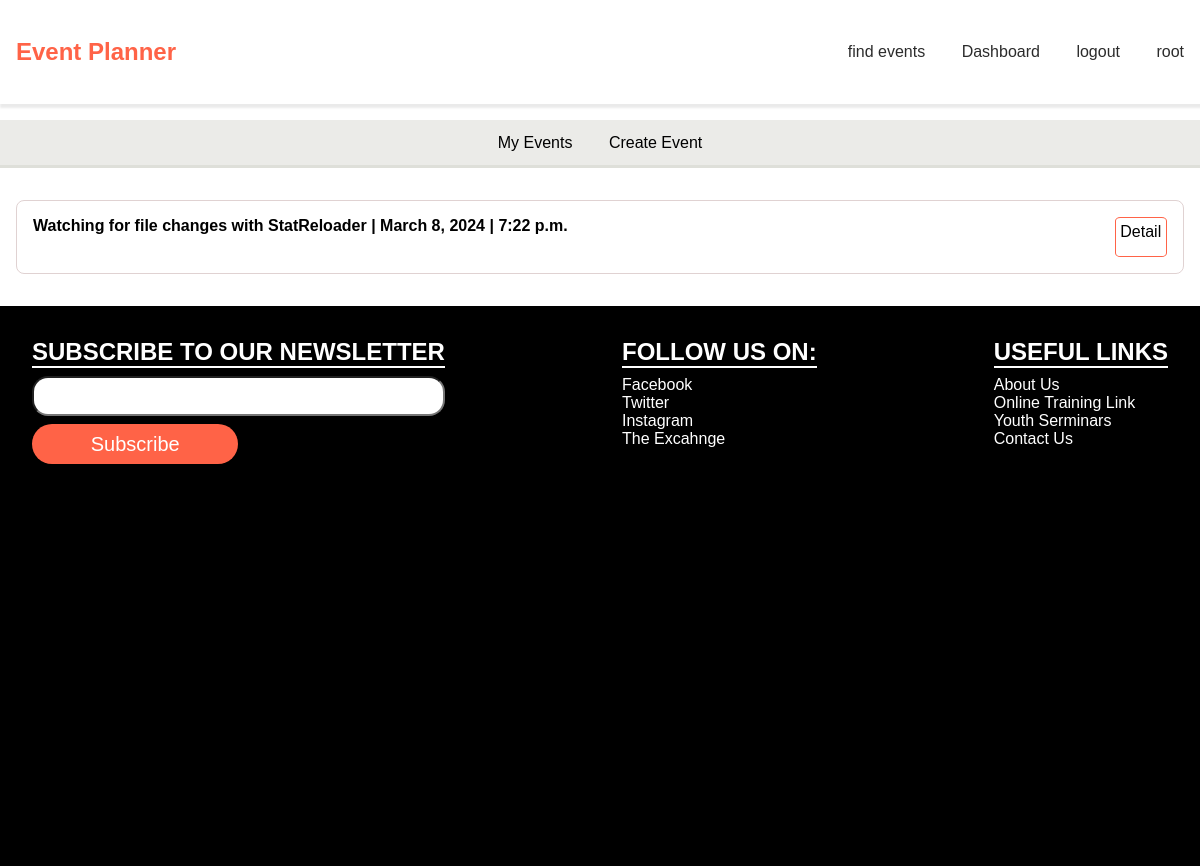
Screenshot of /control/dashboard (signed in) with the database file from the repository.
### control/models.py (models this page shows, shortened)
class Event(models.Model):
    class EventState(models.TextChoices):
        OPEN = ("OPEN", "Open")
        CLOSED = ("CLOSED", "Closed")
    organizer = models.ForeignKey(User, on_delete=models.CASCADE)
    title = models.CharField(max_length=100, unique=True, blank=False, null=False)
    description = models.CharField(max_length=100, blank=False, null=False)
    details = models.TextField(blank=False)
    location = models.CharField(max_length=150, null=False, default="")
    image = models.ImageField(upload_to=base.MEDIA_ROOT)
    price_tag = models.FloatField(max_length=float("inf"), default=0)
    state = models.CharField(
        max_length=100, choices=EventState.choices, default=EventState.OPEN
    )
    date = models.DateField(default=timezone.now)
    time = models.TimeField(default=timezone.now)

### control/views.py (the view)
# urls.py: path("dashboard", DashboardView.as_view(), name="dashboard"),
class DashboardView(View):
    def get(self, request):
        events = Event.objects.filter(organizer=request.user).all()
        return render(request, "control/dashboard.html", {"events": events})

### templates/control/dashboard.html (shortened to what this page needs)
{% extends "base.html" %}
{% block content %}
<main>
    <div class="user-nav">
        <section class="options">
            <a href="{% url 'control:dashboard' %}">My Events</a>
            <a href="{% url 'control:create_event' %}">Create Event</a>
        </section>
    </div>
    {% for event in events %}
    <section class="notification">
        <p><b>{{event.title}} | {{event.date}} | {{ event.time }}</b></p>
        <a href="{% url 'control:event_details' event.title %}">Detail</a>
    </section>
    {% endfor %}
</main>
{% endblock content %}

### templates/base.html (shortened to what this page needs)
<!DOCTYPE html>
{% load static %}
<html lang="en">
<head>
    <link rel="stylesheet" href="{% static 'css/styles.css'%}">
</head>
<body>
    <header>
        <nav class="navbar">
            <a href="{% url 'main:home' %}" style="text-decoration: none; color: tomato; margin-left: 1rem;">
                <h2 class="navbar-header">Event Planner</h2>
            </a>
            <div class="navbar-links">
                <a href="{% url 'main:all_events'%}">find events</a>
                {% if user.is_authenticated %}
                <a href="{% url 'control:dashboard' %}">Dashboard</a>
                <a href="{% url 'accounts:logout' %}">logout</a>
                <a href="#">{{request.user}}</a>
                {% else %}
                <a href="{% url 'accounts:register' %}">register</a>
                <a href="{% url 'accounts:login' %}">login</a>
                {% endif %}
            </div>
        </nav>
    </header>
    {% block content %}
    {% endblock content %}
    <footer class="footer">
        <section class="newsletter section">
            <h2>Subscribe to our newsletter</h2>
            <form action="{% url 'main:send_mail' %}" method="post">
                <p>
                    <input type="email" name="email" id="email" required autocomplete="on">
                </p>
                <button type="submit">Subscribe</button>
            </form>
        </section>
        <section class="social-media-links section">
            <h2>follow us on: </h2>
            <ul>
                <li><a href="">facebook</a></li>
                <li><a href="">twitter</a></li>
                <li><a href="">instagram</a></li>
                <li><a href="">the excahnge</a></li>
            </ul>
        </section>
        <section class="useful-links section">
            <h2>useful links</h2>
            <ul>
                <li><a href="">About Us</a></li>
                <li><a href="">Online Training Link</a></li>
                <li><a href="">Youth Serminars</a></li>
                <li><a href="{% url 'main:enquiries' %}">Contact Us</a></li>
            </ul>
        </section>
    </footer>
</body>
<html />

### static/css/styles.css (style rules this page uses)
* { margin: 0; padding: 0; box-sizing: border-box; }
body { background-color: #fff; font-family: 'Lucida Sans', 'Lucida Sans Regular', 'Lucida Grande', 'Lucida Sans Unicode', Geneva, Verdana, sans-serif; }
.navbar { display: flex; position: sticky; height: 13vh; width: 100%; z-index: 0; margin-bottom: 1rem; background-color: #fff; justify-content: space-between; align-items: center; box-shadow: 2px 2px 2px 2px rgba(0, 0, 0, 0.084); }
.navbar-links a { text-decoration: none; color: #000000d4; padding: 1rem; }
.footer { padding: 1rem; display: flex; flex-wrap: wrap; justify-content: space-between; background-color: rgb(0, 0, 0); margin: 0; height: 70vh; }
.section { margin: 1rem; }
.section h2 { text-transform: uppercase; border-bottom: 2px solid #fff; color: #fff; margin-bottom: 0.5rem; }
.section ul li { list-style: none; }
.section ul li a { text-decoration: none; text-transform: capitalize; color: white; }
.newsletter form input { width: 100%; height: 5vh; border-radius: 1rem; padding: 1rem; }
.newsletter form button { width: 50%; height: 5vh; border: 0px solid lightcoral; color: #fff; border-radius: 5rem; margin-top: 0.5rem; font-size: 1.25rem; background-color: tomato; }

### templates/control/dashboard.html (style rules this page uses)
.user-nav { background-color: rgba(214, 213, 208, 0.486); display: flex; height: 3em; width: 100%; justify-content: center; align-items: center; position: sticky; color: white; border-bottom: 3px solid rgba(171, 177, 163, 0.219); }
.user-nav a { color: black; text-decoration: none; margin: 1rem; }
.notification { border: 1px solid rgba(207, 187, 187, 0.651); padding: 1rem; margin: 2rem 1rem; height: auto; display: flex; justify-content: space-between; border-radius: 0.5rem; }
.notification a { border: 1px solid tomato; padding: 0.3rem 0.3rem; border-radius: 10%; color: black; text-decoration: none; height: 5vh; margin: 0 0 0 1rem; }

### rows the page displays
Event: title "Watching for file changes with StatReloader", date "March 8, 2024", time "7:22 p.m."

### other values shown
{{ request.user }} "root"
